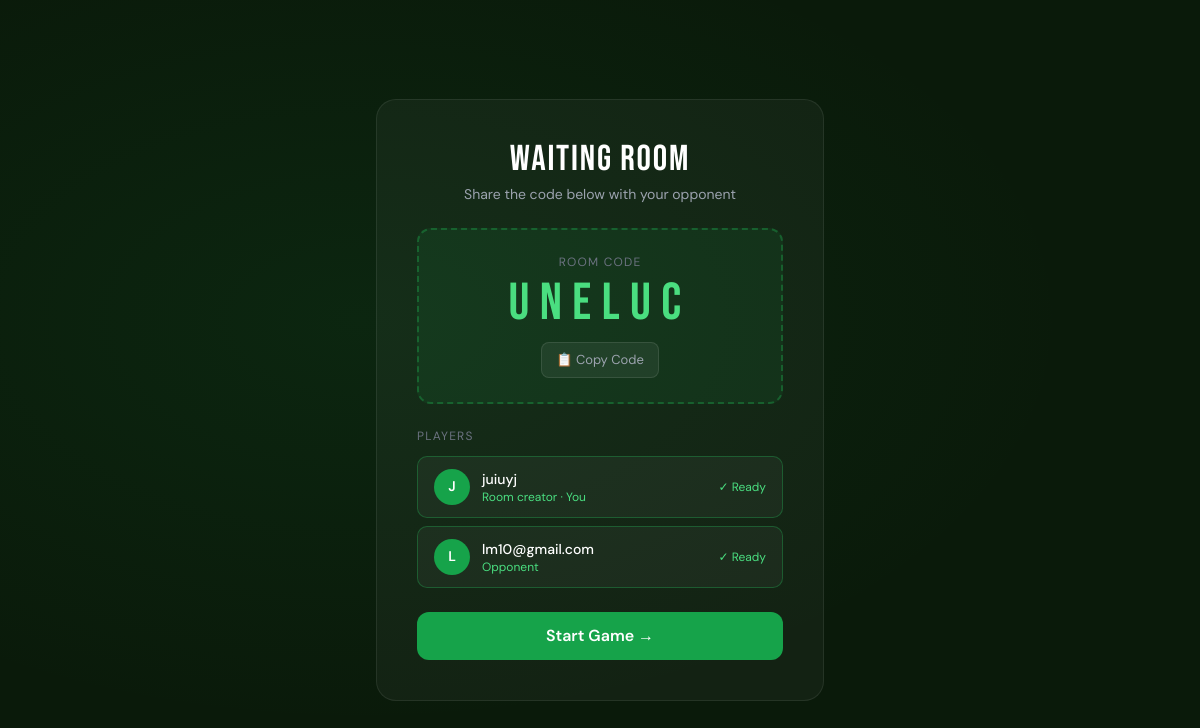
Screenshot of /app/room/UNELUC/waiting/ (signed in) with the database file from the repository.
### s7app/models.py (models this page shows)
class GameRoom(models.Model):
    STATUS_CHOICES = [
        ('waiting', 'Waiting for Player 2'),
        ('live', 'Live Match'),
        ('completed', 'Completed'),
    ]
    code = models.CharField(max_length=8, unique=True)
    player1 = models.ForeignKey(User, related_name='rooms_as_p1', on_delete=models.CASCADE)
    player2 = models.ForeignKey(User, null=True, blank=True, related_name='rooms_as_p2', on_delete=models.SET_NULL)
    state = models.JSONField(default=dict)
    status = models.CharField(max_length=20, choices=STATUS_CHOICES, default='waiting')
    created_at = models.DateTimeField(auto_now_add=True)
    player1_deck = models.ForeignKey('UserDeck', null=True, blank=True,
                                      related_name='used_as_p1', on_delete=models.SET_NULL)
    player2_deck = models.ForeignKey('UserDeck', null=True, blank=True,
                                      related_name='used_as_p2', on_delete=models.SET_NULL)

### s7app/views.py (the view)
# urls.py: path('room/<str:code>/waiting/', views.waiting_room, name='waiting_room'),
@login_required
def waiting_room(request, code):
    room = get_object_or_404(GameRoom, code=code)
    if room.player2 and request.method == 'POST':
        return redirect('mp_toss', code=room.code)
    return render(request, 'waiting_room.html', {'room': room})

### s7app/templates/waiting_room.html (shortened to what this page needs)
<!DOCTYPE html>
<html lang="en">
<head>
    <script src="https://cdn.tailwindcss.com"></script>
</head>
<body>
    <div class="glass p-10 w-full max-w-md">
        <div class="text-center mb-6">
            <h1 class="text-4xl text-white">Waiting Room</h1>
            <p class="text-gray-400 text-sm mt-1">Share the code below with your opponent</p>
        </div>
        <div class="code-box">
            <p class="text-xs text-gray-500 uppercase tracking-widest mb-2">Room Code</p>
            <div class="room-code" id="codeText">{{ room.code }}</div>
            <button class="btn-copy mt-3" onclick="copyCode()">📋 Copy Code</button>
        </div>
        <div class="mb-6">
            <p class="text-xs text-gray-500 uppercase tracking-widest mb-3">Players</p>
            <div class="space-y-2">
                <div class="player-slot filled">
                    <div class="avatar">{{ room.player1.username|slice:":1"|upper }}</div>
                    <div>
                        <p class="text-white text-sm font-medium">{{ room.player1.username }}</p>
                        <p class="text-green-400 text-xs">Room creator · You</p>
                    </div>
                    <span class="ml-auto text-green-400 text-xs">✓ Ready</span>
                </div>
                <div class="player-slot {% if room.player2 %}filled{% endif %}" id="p2slot">
                    {% if room.player2 %}
                        <div class="avatar">{{ room.player2.username|slice:":1"|upper }}</div>
                        <div>
                            <p class="text-white text-sm font-medium">{{ room.player2.username }}</p>
                            <p class="text-green-400 text-xs">Opponent</p>
                        </div>
                        <span class="ml-auto text-green-400 text-xs">✓ Ready</span>
                    {% endif %}
                </div>
            </div>
        </div>
        {% if room.player2 %}
            <a href="{% url 'mp_toss' room.code %}"
               class="block w-full text-center bg-green-600 text-white py-3 rounded-xl font-semibold hover:bg-green-700 transition">
                Start Game →
            </a>
        {% else %}
            <div class="text-center text-gray-500 text-sm">
                Waiting for second player to join…
            </div>
        {% endif %}
    </div>
</body>
</html>

### s7app/templates/waiting_room.html (style rules this page uses)
body { font-family: 'DM Sans', sans-serif; min-height: 100vh; background: #0a1a0a; background-image: radial-gradient(ellipse at 30% 40%, rgba(34,197,94,0.07) 0%, transparent 60%); display: flex; align-items: center; justify-content: center; }
h1 { font-family: 'Bebas Neue', sans-serif; letter-spacing: 0.05em; }
.glass { background: rgba(255,255,255,0.04); border: 1px solid rgba(255,255,255,0.08); border-radius: 20px; }
.code-box { background: rgba(34,197,94,0.08); border: 2px dashed rgba(34,197,94,0.3); border-radius: 14px; padding: 24px; text-align: center; margin: 24px 0; }
.room-code { font-family: 'Bebas Neue', sans-serif; font-size: 52px; letter-spacing: 0.2em; color: #4ade80; line-height: 1; }
.player-slot { background: rgba(255,255,255,0.04); border: 1px solid rgba(255,255,255,0.08); border-radius: 10px; padding: 12px 16px; display: flex; align-items: center; gap: 12px; }
.player-slot.filled { border-color: rgba(34,197,94,0.3); }
.avatar { width: 36px; height: 36px; border-radius: 50%; background: #16a34a; color: white; display: flex; align-items: center; justify-content: center; font-weight: 600; font-size: 14px; }
.btn-copy { background: rgba(255,255,255,0.06); border: 1px solid rgba(255,255,255,0.1); color: #9ca3af; border-radius: 8px; padding: 7px 14px; font-size: 13px; cursor: pointer; transition: all 0.2s; font-family: 'DM Sans', sans-serif; }

### rows the page displays
GameRoom: code "UNELUC", player1.username "J", player1.username "juiuyj", player2.username "L", player2.username "lm10@gmail.com"
